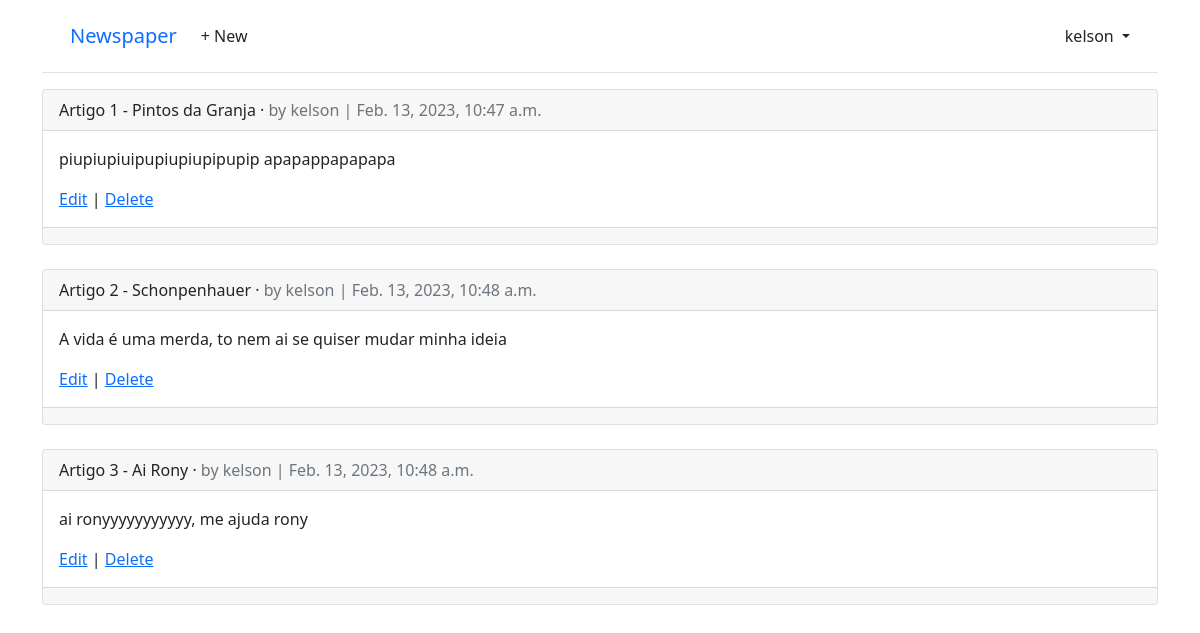
/articles/ (signed in), run on the app's committed database.
### accounts/models.py (models this page shows)
class CustomUser(AbstractUser):
	age = models.PositiveIntegerField(null=True, blank=True)

### articles/models.py (models this page shows, shortened)
class Article(models.Model):
	title = models.CharField(max_length=255)
	body = models.TextField()
	date = models.DateTimeField(auto_now_add=True)
	author = models.ForeignKey(
		get_user_model(),
		on_delete=models.CASCADE,
	)

### articles/views.py (the view)
# urls.py: path('', ArticleListView.as_view(), name='article_list'),
class ArticleListView(LoginRequiredMixin, ListView):
	model = Article
	template_name = 'article_list.html'

### templates/article_list.html (shortened to what this page needs)
{% extends 'base.html' %}
{% block content %}
{% for article in object_list %}
<div class="card">
<div class="card-header">
<span class="font-weight-bold">{{ article.title }}</span> &middot;
<span class="text-muted">by {{ article.author }}
| {{ article.date }}</span>
</div>
<div class="card-body">
<p>{{ article.body }}</p>
<a href="{% url 'article_edit' article.pk %}">Edit</a> |
<a href="{% url 'article_delete' article.pk %}">Delete</a>
</div>
<div class="card-footer">
</div>
</div>
<br />
{% endfor %}
{% endblock content %}

### templates/base.html (shortened to what this page needs)
<!DOCTYPE html>
<html>
<head>
  <link href="https://cdn.jsdelivr.net/npm/bootstrap@5.1.3/dist/css/bootstrap.min.css" rel="stylesheet"
>
</head>
<body>
  <div class="container">
    <header class="p-3 mb-3 border-bottom">
      <div class="container">
        <div class="d-flex flex-wrap align-items-center justify-content-center
          justify-content-lg-start">
          <a class="navbar-brand" href="{% url 'home' %}">Newspaper</a>
          <ul class="nav col-12 col-lg-auto me-lg-auto mb-2 justify-content-center
            mb-md-0">
            {% if user.is_authenticated %}
            <li><a href="{% url 'article_new' %}" class="nav-link px-2 link-dark">+ New</a></li>
          </ul>
          <div class="dropdown text-end">
            <a href="#" class="d-block link-dark text-decoration-none dropdown-toggle" id="dropdownUser1"
              data-bs-toggle="dropdown" aria-expanded="false">
              {{ user.username }}
            </a>
          </div>
          {% else %}
          <div class="text-end">
            <a href="{% url 'login' %}" class="btn btn-outline-primary me-2">Log
              In</a>
            <a href="{% url 'signup' %}" class="btn btn-primary">Sign Up</a>
          </div>
          {% endif %}
        </div>
      </div>
    </header>
    <main>
      {% block content %}
      {% endblock content %}
    </main>
  </div>
</body>
</html>

### data on the page
CustomUser: username "kelson"
Article: title "Artigo 1 - Pintos da Granja", author "kelson", date "Feb. 13, 2023, 10:47 a.m.", body "piupiupiuipupiupiupipupip apapappapapapa"
Article: title "Artigo 2 - Schonpenhauer", author "kelson", date "Feb. 13, 2023, 10:48 a.m.", body "A vida é uma merda, to nem ai se quiser mudar minha ideia"
Article: title "Artigo 3 - Ai Rony", author "kelson", date "Feb. 13, 2023, 10:48 a.m.", body "ai ronyyyyyyyyyyy, me ajuda rony"
